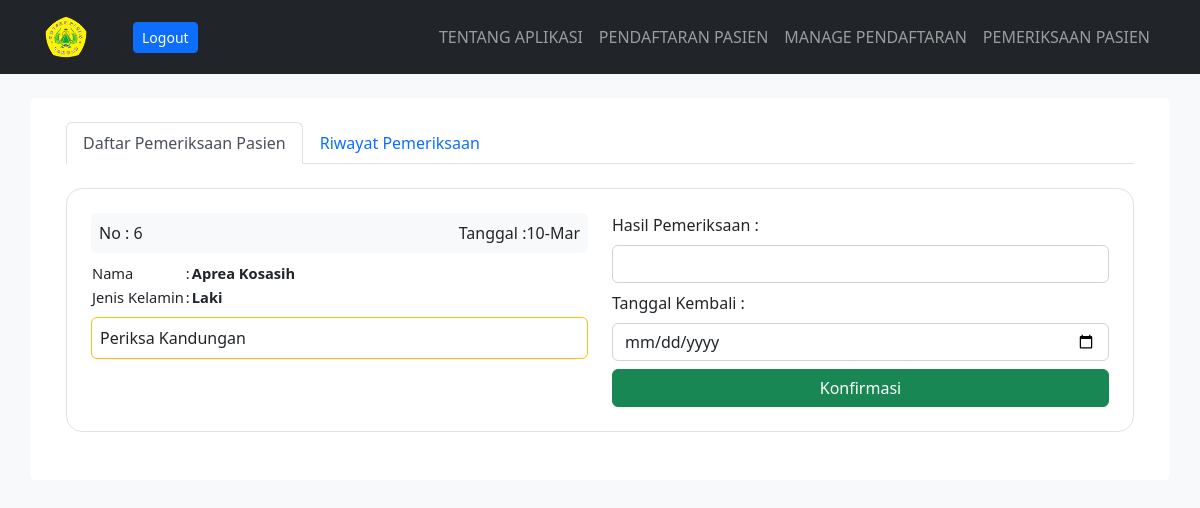
Page /bidan/ (signed in) on the committed database.
### bidan/models.py (models this page shows)
class Pendaftaran(models.Model):
    name = models.CharField(max_length=50)
    email = models.CharField(max_length=100)
    nomortelepon = models.CharField(max_length=15)
    jeniskelamin = models.CharField(max_length=15)
    message = models.TextField(blank=True)
    tanggal_daftar = models.DateField(auto_now_add=True)
    daftar_konfirmasi = models.BooleanField(default=False)
    periksa_konfirmasi = models.BooleanField(default=False)
    tanggal_konfirmasi = models.DateField(
        auto_now_add=False, null=True, blank=True)
    def __str__(self):
        return self.name
    class Meta:
        ordering = ["tanggal_konfirmasi", ]

### bidan/views.py (the view, shortened to what this page needs)
# urls.py: path('bidan/', BidanTemplateView.as_view(), name='bidan'),
class BidanTemplateView(TemplateView):
    template_name = 'bidan.html'
    login_required = True
    def get_context_data(self, *args, **kwargs):
        context = super().get_context_data(*args, **kwargs)
        pendaftaran = Pendaftaran.objects.all()
        riwayat = RekamMedik.objects.all()
        context.update({
            "pendaftaran": pendaftaran,
            "riwayat": riwayat
        })
        return context

### templates/bidan.html (shortened to what this page needs)
{% extends 'base.html' %}  {% block content %}
<div class="container">
  <div class="row my-4 rounded bg-body p-4">
    <nav>
      <div class="nav nav-tabs" id="nav-tab" role="tablist">
        <button
          class="nav-link active"
          id="nav-home-tab"
          data-bs-toggle="tab"
          data-bs-target="#nav-home"
          type="button"
          role="tab"
          aria-controls="nav-home"
          aria-selected="true"
        >
          Daftar Pemeriksaan Pasien
        </button>
        <button
          class="nav-link"
          id="nav-profile-tab"
          data-bs-toggle="tab"
          data-bs-target="#nav-profile"
          type="button"
          role="tab"
          aria-controls="nav-profile"
          aria-selected="false"
        >
          Riwayat Pemeriksaan
        </button>
      </div>
    </nav>
    <div class="tab-content" id="nav-tabContent">
      <div
        class="tab-pane fade show active"
        id="nav-home"
        role="tabpanel"
        aria-labelledby="nav-home-tab"
        tabindex="0"
      >
        {% for data in pendaftaran %}
        <div class="col-12 my-4">
          {% if data.daftar_konfirmasi == False %} {% else %}
          <div>
            {% if data.periksa_konfirmasi == False %}
            <div class="p-4 rounded-4 bg-body border mb-4">
              <div class="row">
                <div class="col-6">
                  <div
                    class="p-2 bg-light rounded text-dark d-flex justify-content-between"
                  >
                    <span>No : {{data.id}}</span
                    ><span
                      >Tanggal
                      :{{data.tanggal_konfirmasi|date:"d"}}-{{data.tanggal_konfirmasi|date:"M"}}</span
                    >
                  </div>
                  <table style="font-size: 11pt" class="my-2">
                    <tr>
                      <td>Nama</td>
                      <td>:</td>
                      <td class="fw-semibold">{{data.name}}</td>
                    </tr>
                    <tr>
                      <td>Jenis Kelamin</td>
                      <td>:</td>
                      <td class="fw-semibold">{{data.jeniskelamin}}</td>
                    </tr>
                  </table>
                  <div class="p-2 rounded bg-body border border-warning mb-2">
                    <span>{{data.message}}</span>
                  </div>
                </div>
                <div class="col-6">
                  <form method="POST" action="{% url 'bidan' %}">
                    <label>Hasil Pemeriksaan :</label>
                    <input
                      class="form-control my-2"
                      type="text"
                      name="hasil"
                      required
                    />
                    <label>Tanggal Kembali :</label>
                    <input
                      class="form-control my-2"
                      type="date"
                      name="date"
                      required
                    />
                    <input
                      class="btn btn-success w-100"
                      type="submit"
                      value="Konfirmasi"
                    />
                  </form>
                </div>
              </div>
            </div>
            {% endif %}
          </div>
          {% endif %}
        </div>
        {% endfor %}
      </div>
    </div>
  </div>
</div>
{% endblock content %}

### rows in the picture
Pendaftaran: id "6", tanggal_konfirmasi "10", tanggal_konfirmasi "Mar", name "Aprea Kosasih", jeniskelamin "Laki", message "Periksa Kandungan"
